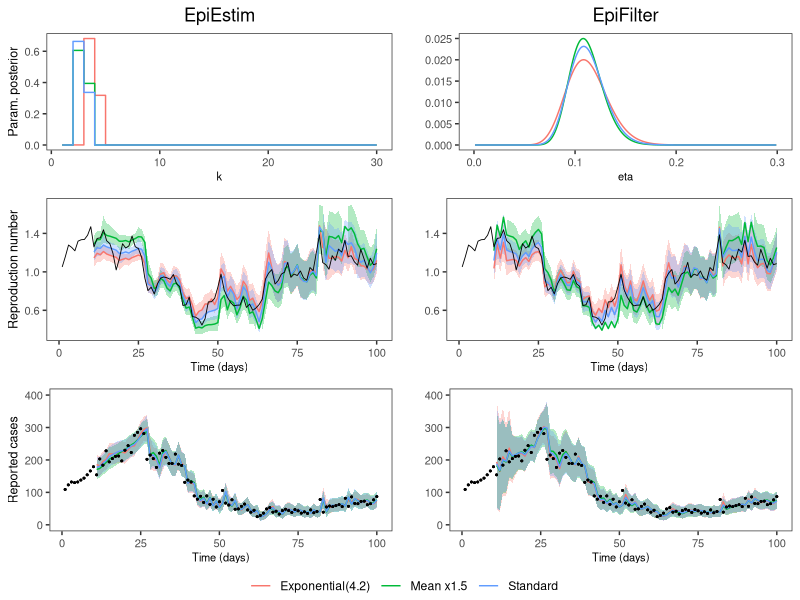

Write the R code that produced this figure. (Note: this script raises an error after producing the figure.)


rm(list=ls())

library(tidyverse)
library(cowplot)

custom_theme <- theme_bw() +
  theme(
    axis.title.y = element_text(size=9),
    axis.title.x = element_text(size=8),
    axis.text = element_text(size=8),
    strip.background = element_blank(),
    strip.text = element_text(size=9),
    plot.title = element_text(hjust = 0.5),
    panel.grid = element_blank(),
    legend.position = "none"
  )

# Load the data
df = read.csv("paper/outputs/s4b_SImisspec.csv") %>% filter(fit=="Marginalised")
df_params_ee = read.csv("paper/outputs/s4b_SImisspec_epiestimposteriors.csv") 
df_params_ef = read.csv("paper/outputs/s4b_SImisspec_epifilterposteriors.csv") 

# Calculate coverage statistics
df_coverage = df %>%
  filter(t>10) %>%
  group_by(simulation, model, fit) %>%
  summarise(Rt_coverage = 100*round(mean((TrueRt <= upper) & (TrueRt >= lower)), digits=3),
            Ct_coverage = 100*round(mean((Cases <= upper_cases) & (Cases >= lower_cases)), digits=3),
            score = signif(mean(crps), 3))

# Make individual plots
plt_param_ef = ggplot(df_params_ef) +
  geom_line(aes(x=eta, y=p, color=simulation)) +
  xlim(c(0, 0.3)) +
  theme_bw() +
  labs(color="") + theme(legend.direction="horizontal") +
  ggtitle("EpiFilter") +
  xlab("eta") + ylab("")

plt_Rt_ef = ggplot(df %>% filter(model=="EpiFilter")) +
  geom_ribbon(aes(x=t, ymin=lower, ymax=upper, fill=simulation), alpha=0.3, data=.%>%filter(t>10)) +
  geom_line(aes(x=t, y=mean, color=simulation), data=.%>%filter(t>10)) +
  geom_line(aes(x=t, y=TrueRt), color="black", lwd=0.3) +
  custom_theme +
  xlab("Time (days)") + ylab("") +
  ylim(0.35, 1.7)

plt_Ct_ef = ggplot(df %>% filter(model=="EpiFilter")) +
  geom_ribbon(aes(x=t, ymin=lower_cases, ymax=upper_cases, fill=simulation), alpha=0.3, data=.%>%filter(t>10)) +
  geom_line(aes(x=t, y=mean_cases, color=simulation), data=.%>%filter(t>10)) +
  geom_point(aes(x=t, y=Cases), color="black", size=0.3) +
  custom_theme +
  xlab("Time (days)") + ylab("") +
  ylim(0,400)

plt_param_ee = ggplot(df_params_ee %>% filter(model=="EpiEstim")) +
  geom_step(aes(x=k, y=p, color=simulation)) +
  custom_theme +
  ggtitle("EpiEstim") +
  xlab("k") + ylab("Param. posterior")

plt_Rt_ee = ggplot(df %>% filter(model=="EpiEstim")) +
  geom_ribbon(aes(x=t, ymin=lower, ymax=upper, fill=simulation), alpha=0.3, data=.%>%filter(t>10)) +
  geom_line(aes(x=t, y=mean, color=simulation), data=.%>%filter(t>10)) +
  geom_line(aes(x=t, y=TrueRt), color="black", lwd=0.3) +
  custom_theme +
  xlab("Time (days)") + ylab("Reproduction number") +
  ylim(0.35, 1.7)

plt_Ct_ee = ggplot(df %>% filter(model=="EpiEstim")) +
  geom_ribbon(aes(x=t, ymin=lower_cases, ymax=upper_cases, fill=simulation), alpha=0.3, data=.%>%filter(t>10)) +
  geom_line(aes(x=t, y=mean_cases, color=simulation), data=.%>%filter(t>10)) +
  geom_point(aes(x=t, y=Cases), color="black", size=0.3) +
  custom_theme +
  xlab("Time (days)") + ylab("Reported cases") +
  ylim(0,400)


# Put it all together
legend = get_legend(plt_param_ef)
plt = plot_grid(plt_param_ee, plt_param_ef + custom_theme, plt_Rt_ee, plt_Rt_ef, plt_Ct_ee, plt_Ct_ef, ncol=2)
plt_with_legend = plot_grid(plt, legend, ncol=1, rel_heights=c(1, 0.05))
plt_with_legend
ggsave(paste0("paper/figures/s4b_gentimemisspec.png"), plt_with_legend, dpi=300, width=20, height=14, units="cm")
